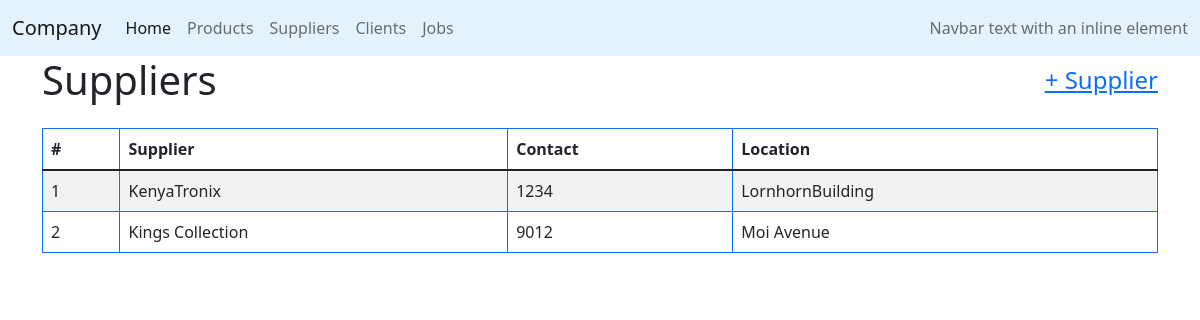
The app's page /company/suppliers with its own data.
### company/models.py (models this page shows, shortened)
class Company(PolymorphicModel):
    id = models.BigAutoField(primary_key=True)
    nameC = models.CharField(max_length=64)
    address = models.IntegerField()
    email = models.CharField(max_length=64, default=0)
    contact = models.IntegerField()

class Supplier(Company):
    zone = models.IntegerField()
    location = models.CharField(max_length=64)

class Company(PolymorphicModel):
    id = models.BigAutoField(primary_key=True)
    nameC = models.CharField(max_length=64)
    address = models.IntegerField()
    email = models.CharField(max_length=64, default=0)
    contact = models.IntegerField()

### company/views.py (the view)
# urls.py: path('suppliers', views.suppliers, name='suppliers'),
def suppliers(request):
    suppliers = Supplier.objects.all()
    return render(request, "company/suppliers.html",{
        "suppliers" : suppliers
    })

### company/templates/company/suppliers.html (shortened to what this page needs)
{% extends "company/layout.html"%}
{% block body %}
<div class="container">
    <div class="d-flex justify-content-between mr-2">
        <h1>Suppliers</h1>
        <h4 class="align-self-center" >
          <a href="{% url 'company:supplierForm' %}">+ Supplier </a>
        </h4>
    </div>
    <div class="rounded mt-2 pt-2">
      <table class="table table-striped table-hover table-bordered border-primary pt-2">
          <thead>
            <tr>
              <th scope="col">#</th>
              <th scope="col">Supplier</th>
              <th scope="col">Contact</th>
              <th scope="col">Location</th>
            </tr>
          </thead>
          <tbody id="companyTable">
              {%for supplier in suppliers %}
              <tr id="{{supplier.id}}" class="suppliers">
                  <td scope="row" class="rowCounter"></td>
                  <td>{{supplier.nameC}}</td>
                  <td>{{supplier.contact}}</td>
                  <td>{{supplier.location}}</td>
              </tr>
              {%endfor%}
          </tbody>
        </table>
    </div>
</div>
{%endblock%}
{% load static %}

### company/static/company/styles.css (style rules this page uses)
table { counter-reset: rowCount; }
.rowCounter::before { counter-increment: rowCount; content: counter(rowCount); }
a { cursor: pointer; }

### records on screen
Supplier: nameC "KenyaTronix", contact "1234", location "LornhornBuilding"
Supplier: nameC "Kings Collection", contact "9012", location "Moi Avenue"
